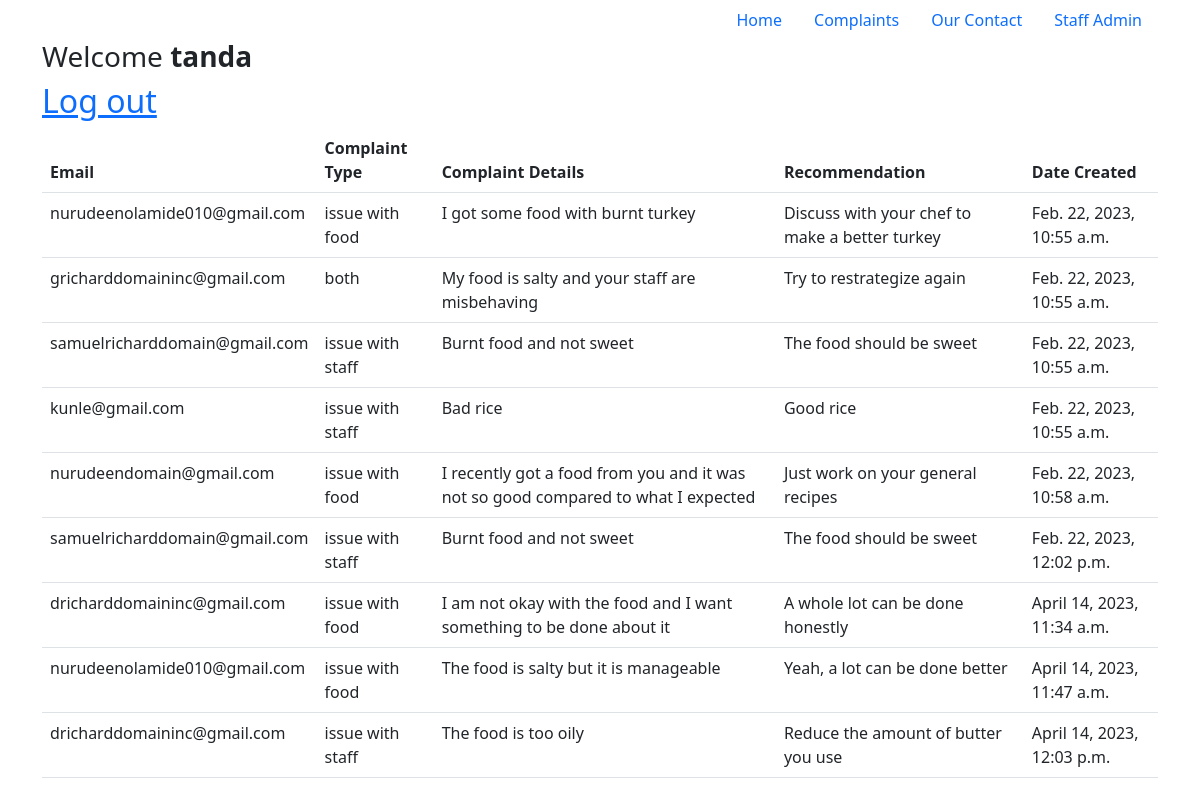
The page /staff/ (signed in) on the database its author committed.
### webpage/models.py (models this page shows, shortened)
class Tanda(models.Model):
    email = models.EmailField(max_length=254)
    complaintType = models.CharField(max_length=50, choices=Complaint_choices, default='issue with staff')
    complaintDetails = models.TextField(default='lodge your complaints here')
    recommendation = models.TextField(blank=True)
    date_created = models.DateTimeField(auto_now_add=True)

### webpage/views.py (the view)
# urls.py: path('staff/', views.staff, name='staff'),
def staff(request):
    form = Tanda.objects.all
    redirect_field_name = 'login'
    return render(request, 'webpage/staff.html', context={'form': form})

### webpage/templates/webpage/staff.html (shortened to what this page needs)
{% extends 'webpage/main.html' %}
    {% block content %}
    <span>
        <h3>Welcome <strong>{{user.username}}</strong></h3>
        <a href="{% url 'logout' %}"><strong><h2>Log out</h2></strong></a>
    </span>
    <div>
        <div>
            <table class="table">
                <thead>
                  <tr>
                    <th scope="col">Email</th>
                    <th scope="col">Complaint Type</th>
                    <th scope="col">Complaint Details</th>
                    <th scope="col">Recommendation</th>
                    <th scope="col">Date Created</th>
                  </tr>
                </thead>
                {% for item in form %}
                <tbody>
                  <tr>
                    <td>{{item.email}}</td>
                    <td>{{item.complaintType}}</td>
                    <td>{{item.complaintDetails}}</td>
                    <td>{{item.recommendation}}</td>
                    <td>{{item.date_created}}</td>
                  </tr>
                </tbody>
                {% endfor %}
              </table>
        </div>
</div>
</div>
{% endblock %}

### rows shown on the page
Tanda: email "nurudeenolamide010@gmail.com", complaintType "issue with food", complaintDetails "I got some food with burnt turkey", recommendation "Discuss with your chef to make a better turkey", date_created "Feb. 22, 2023, 10:55 a.m."
Tanda: email "gricharddomaininc@gmail.com", complaintType "both", complaintDetails "My food is salty and your staff are misbehaving", recommendation "Try to restrategize again", date_created "Feb. 22, 2023, 10:55 a.m."
Tanda: email "samuelricharddomain@gmail.com", complaintType "issue with staff", complaintDetails "Burnt food and not sweet", recommendation "The food should be sweet", date_created "Feb. 22, 2023, 10:55 a.m."
Tanda: email "kunle@gmail.com", complaintType "issue with staff", complaintDetails "Bad rice", recommendation "Good rice", date_created "Feb. 22, 2023, 10:55 a.m."
Tanda: email "nurudeendomain@gmail.com", complaintType "issue with food", complaintDetails "I recently got a food from you and it was not so good compared to what I expected", recommendation "Just work on your general recipes", date_created "Feb. 22, 2023, 10:58 a.m."
Tanda: email "samuelricharddomain@gmail.com", complaintType "issue with staff", complaintDetails "Burnt food and not sweet", recommendation "The food should be sweet", date_created "Feb. 22, 2023, 12:02 p.m."
Tanda: email "dricharddomaininc@gmail.com", complaintType "issue with food", complaintDetails "I am not okay with the food and I want something to be done about it", recommendation "A whole lot can be done honestly", date_created "April 14, 2023, 11:34 a.m."
Tanda: email "nurudeenolamide010@gmail.com", complaintType "issue with food", complaintDetails "The food is salty but it is manageable", recommendation "Yeah, a lot can be done better", date_created "April 14, 2023, 11:47 a.m."
Tanda: email "dricharddomaininc@gmail.com", complaintType "issue with staff", complaintDetails "The food is too oily", recommendation "Reduce the amount of butter you use", date_created "April 14, 2023, 12:03 p.m."

### other values the page prints
{{ user.username }} "tanda"
